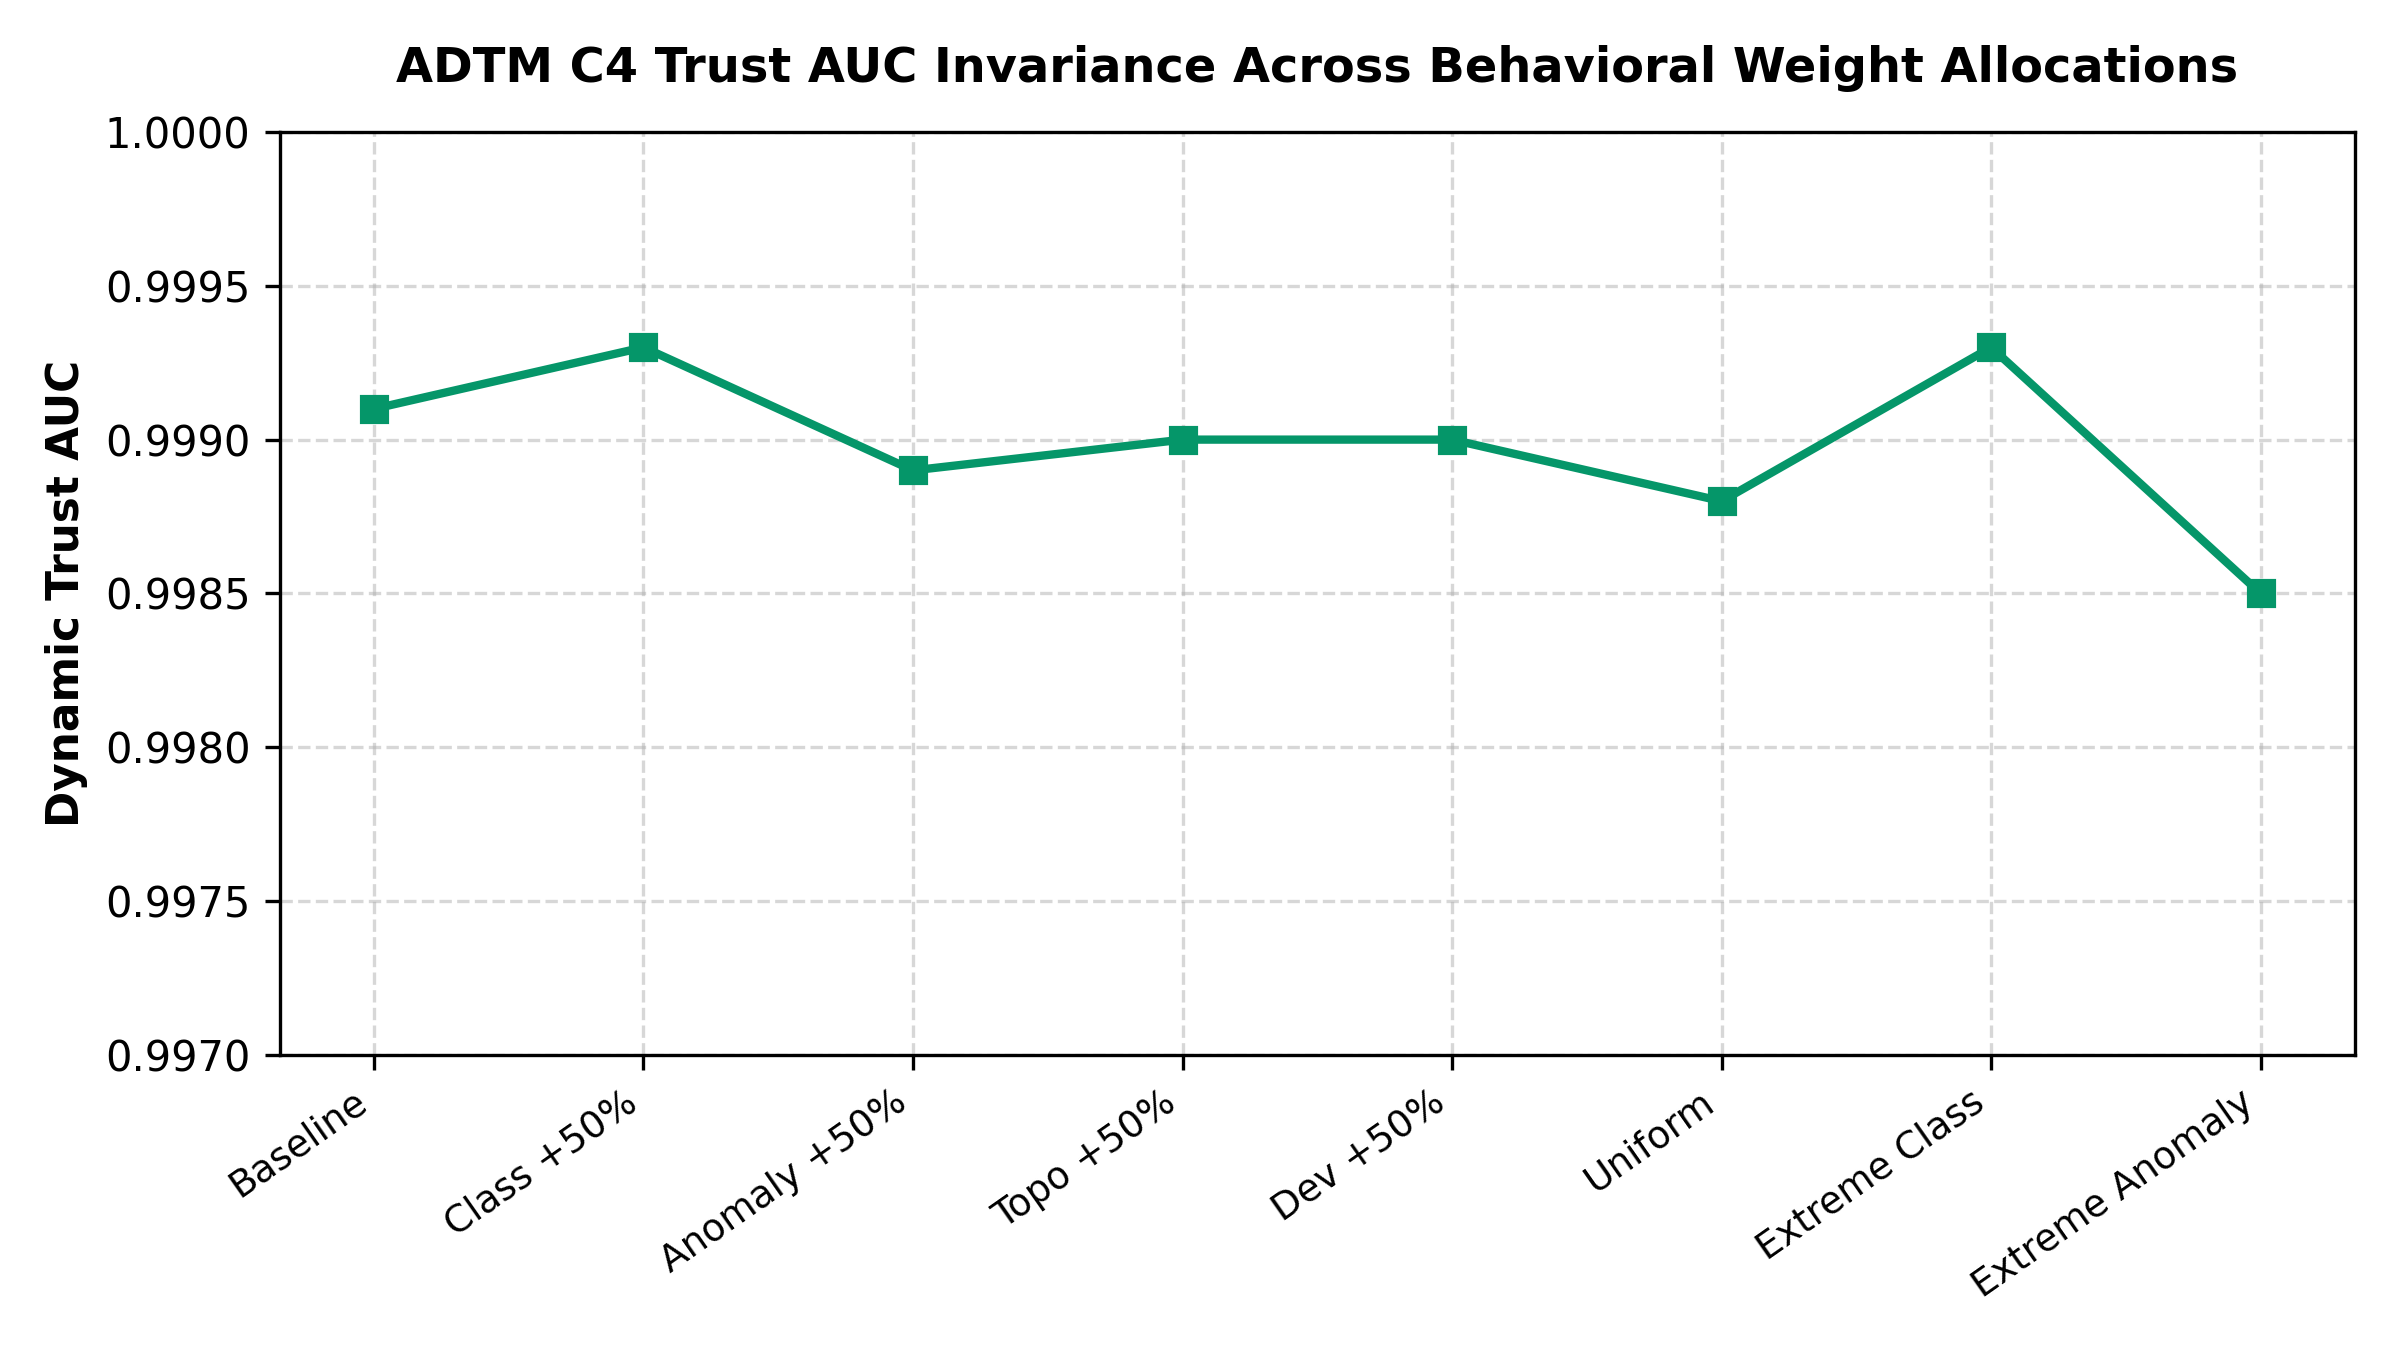

Write Python code to recreate this figure.
import pandas as pd
import numpy as np
import matplotlib
matplotlib.use("Agg")
import matplotlib.pyplot as plt

df = pd.read_csv("experiments/E19_adtm_weight_sensitivity/results.csv")

plt.figure(figsize=(8, 4.5), dpi=300)
x = np.arange(len(df))
plt.plot(x, df["C4 AUC"], marker="s", color="#059669", linewidth=2, label="C4 Trust AUC")
plt.xticks(x, [c.split("(")[0].strip() for c in df["Configuration"]], rotation=35, ha="right", fontsize=9)
plt.ylabel("Dynamic Trust AUC", fontsize=10.5, fontweight="bold")
plt.ylim(0.997, 1.000)
plt.title("ADTM C4 Trust AUC Invariance Across Behavioral Weight Allocations", fontsize=11.5, fontweight="bold", pad=12)
plt.grid(True, linestyle="--", alpha=0.5)
plt.tight_layout()
plt.savefig("experiments/E19_adtm_weight_sensitivity/plot.png", dpi=300)
plt.close()
print("Saved experiments/E19_adtm_weight_sensitivity/plot.png")
